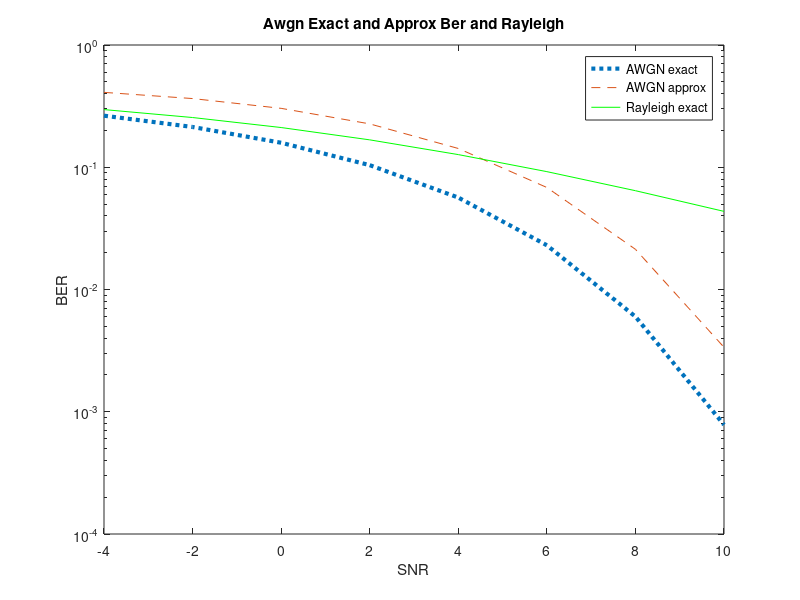

This chart was generated by the following MATLAB code:
clear all; 
close all; 
clc; 
snr=-4:2:10; 
snr_linear=10.^(snr/10);
ber_awgn_exact=qfunc(sqrt(snr_linear)); 
ber_awgn_approx=0.5*exp(-snr_linear./2); 
ber_rayleigh_exact=(0.5-0.5*sqrt(snr_linear./(snr_linear+2))); 
figure; 
semilogy(snr,ber_awgn_exact,':','linewidth',3) 
title("Awgn Exact and Approx Ber and Rayleigh"); 
xlabel("SNR"); 
ylabel("BER"); 
hold on 
semilogy(snr,ber_awgn_approx,'--') 
hold on 
semilogy(snr,ber_rayleigh_exact,'g') 
legend("AWGN exact","AWGN approx","Rayleigh exact"); 
